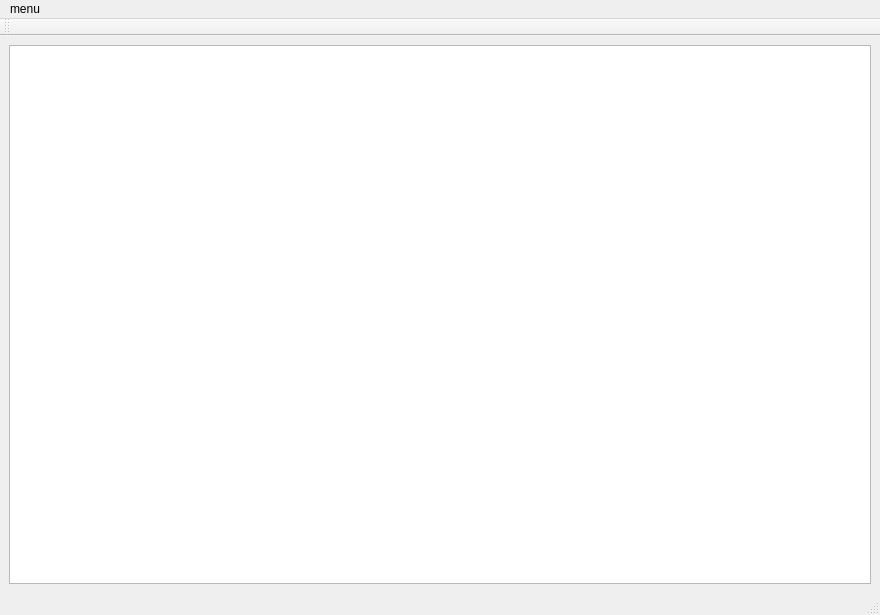
<?xml version="1.0" encoding="UTF-8"?>
<ui version="4.0">
 <class>MainWindow</class>
 <widget class="QMainWindow" name="MainWindow">
  <property name="geometry">
   <rect>
    <x>0</x>
    <y>0</y>
    <width>880</width>
    <height>615</height>
   </rect>
  </property>
  <property name="windowTitle">
   <string>Server</string>
  </property>
  <widget class="QWidget" name="centralwidget">
   <layout class="QGridLayout" name="gridLayout_3">
    <item row="0" column="0">
     <widget class="QTableView" name="clientsTable"/>
    </item>
   </layout>
  </widget>
  <widget class="QMenuBar" name="menubar">
   <property name="geometry">
    <rect>
     <x>0</x>
     <y>0</y>
     <width>880</width>
     <height>20</height>
    </rect>
   </property>
   <widget class="QMenu" name="menumenu">
    <property name="title">
     <string>menu</string>
    </property>
    <addaction name="actionStatistics"/>
    <addaction name="actionSettings"/>
    <addaction name="actionRefresh"/>
   </widget>
   <addaction name="menumenu"/>
  </widget>
  <widget class="QStatusBar" name="statusbar"/>
  <widget class="QToolBar" name="toolBar">
   <property name="windowTitle">
    <string>toolBar</string>
   </property>
   <attribute name="toolBarArea">
    <enum>TopToolBarArea</enum>
   </attribute>
   <attribute name="toolBarBreak">
    <bool>false</bool>
   </attribute>
  </widget>
  <action name="actionStatistics">
   <property name="text">
    <string>Statistics</string>
   </property>
  </action>
  <action name="actionSettings">
   <property name="text">
    <string>Settings</string>
   </property>
  </action>
  <action name="actionRefresh">
   <property name="text">
    <string>Refresh</string>
   </property>
  </action>
 </widget>
 <resources/>
 <connections/>
</ui>
